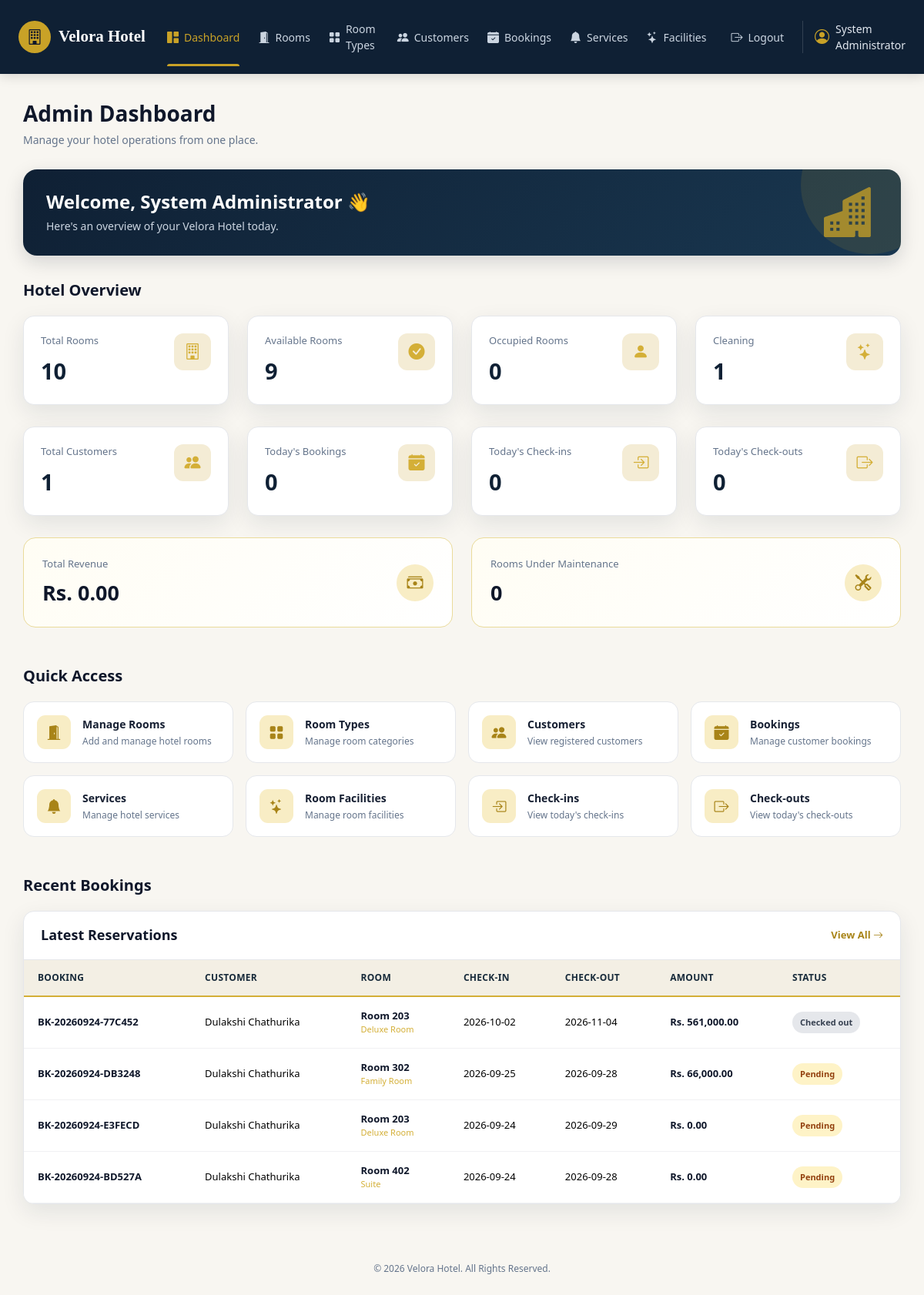
Page /admin/dashboard.php (signed in) on the committed database.
### tables this page shows
CREATE TABLE `bookings` (
  `id` int(11) NOT NULL,
  `booking_code` varchar(50) NOT NULL,
  `customer_id` int(11) NOT NULL,
  `room_id` int(11) NOT NULL,
  `check_in` date NOT NULL,
  `check_out` date NOT NULL,
  `adults` int(11) DEFAULT 1,
  `children` int(11) DEFAULT 0,
  `number_of_nights` int(11) NOT NULL,
  `room_price` decimal(10,2) NOT NULL,
  `total_amount` decimal(10,2) NOT NULL,
  `booking_status` enum('pending','confirmed','checked_in','checked_out','cancelled') DEFAULT 'pending',
  `payment_status` enum('pending','partial','paid') DEFAULT 'pending',
  `special_request` text DEFAULT NULL,
  `created_at` timestamp NOT NULL DEFAULT current_timestamp()
);

CREATE TABLE `users` (
  `id` int(11) NOT NULL,
  `full_name` varchar(100) NOT NULL,
  `email` varchar(100) NOT NULL,
  `phone` varchar(20) DEFAULT NULL,
  `password` varchar(255) NOT NULL,
  `role` enum('admin','receptionist','customer') NOT NULL DEFAULT 'customer',
  `status` enum('active','inactive') NOT NULL DEFAULT 'active',
  `created_at` timestamp NOT NULL DEFAULT current_timestamp()
);

CREATE TABLE `rooms` (
  `id` int(11) NOT NULL,
  `room_number` varchar(20) NOT NULL,
  `room_type_id` int(11) NOT NULL,
  `floor_number` int(11) DEFAULT 1,
  `status` enum('available','occupied','maintenance','cleaning') DEFAULT 'available',
  `description` text DEFAULT NULL,
  `created_at` timestamp NOT NULL DEFAULT current_timestamp()
);

CREATE TABLE `room_types` (
  `id` int(11) NOT NULL,
  `type_name` varchar(100) NOT NULL,
  `description` text DEFAULT NULL,
  `base_price` decimal(10,2) NOT NULL,
  `capacity` int(11) NOT NULL DEFAULT 1,
  `created_at` timestamp NOT NULL DEFAULT current_timestamp()
);

### admin/dashboard.php (the view, shortened to what the rows shown need)
<?php
require_once "../config/db.php";
require_once "../includes/functions.php";
$stmt = $pdo->query("
    SELECT
        b.id,
        b.booking_code,
        b.check_in,
        b.check_out,
        b.total_amount,
        b.booking_status,
        u.full_name AS customer_name,
        r.room_number,
        rt.type_name
    FROM bookings b
    INNER JOIN users u
        ON b.customer_id = u.id
    INNER JOIN rooms r
        ON b.room_id = r.id
    INNER JOIN room_types rt
        ON r.room_type_id = rt.id
    ORDER BY b.created_at DESC
    LIMIT 8
");
$recentBookings = $stmt->fetchAll();
?>
<!DOCTYPE html>
<html lang="en">
<head>
    <link
        href="https://cdn.jsdelivr.net/npm/bootstrap@5.3.3/dist/css/bootstrap.min.css"
        rel="stylesheet"
    >
    <link
        href="https://cdn.jsdelivr.net/npm/bootstrap-icons@1.11.3/font/bootstrap-icons.css"
        rel="stylesheet"
    >
    <link
        rel="stylesheet"
        href="../assets/css/velora.css"
    >
</head>
<body>
<main class="dashboard-container">
    <div class="page-header">
        <div>
            <h1 class="page-title">
                Admin Dashboard
            </h1>
        </div>
    </div>
    <div class="booking-card">
        <div class="table-responsive">
            <table class="table booking-table align-middle">
                <thead>
                    <tr>
                        <th>
                            Booking
                        </th>
                        <th>
                            Customer
                        </th>
                        <th>
                            Room
                        </th>
                        <th>
                            Check-in
                        </th>
                        <th>
                            Check-out
                        </th>
                        <th>
                            Amount
                        </th>
                        <th>
                            Status
                        </th>
                    </tr>
                </thead>
                <tbody>
                <?php if (count($recentBookings) > 0): ?>
                    <?php foreach ($recentBookings as $booking): ?>
                        <?php
                        $status =
                            $booking["booking_status"];
                        $statusClass = match ($status) {
                            "pending" =>
                                "status-pending",
                            "confirmed" =>
                                "status-confirmed",
                            "checked_in" =>
                                "status-checked-in",
                            "checked_out" =>
                                "status-checked-out",
                            "cancelled" =>
                                "status-cancelled",
                            default =>
                                "status-pending"
                        };
                        $statusText =
                            ucfirst(
                                str_replace(
                                    "_",
                                    " ",
                                    $status
                                )
                            );
                        ?>
                        <tr>
                            <td>
                                <span class="booking-code">
                                    <?= e(
                                        $booking["booking_code"]
                                    ) ?>
                                </span>
                            </td>
                            <td>
                                <?= e(
                                    $booking["customer_name"]
                                ) ?>
                            </td>
                            <td>
                                <div class="room-number">
                                    Room
                                    <?= e(
                                        $booking["room_number"]
                                    ) ?>
                                </div>
                                <div class="room-type">
                                    <?= e(
                                        $booking["type_name"]
                                    ) ?>
                                </div>
                            </td>
                            <td>
                                <?= e(
                                    $booking["check_in"]
                                ) ?>
                            </td>
                            <td>
                                <?= e(
                                    $booking["check_out"]
                                ) ?>
                            </td>
                            <td>
                                <span class="amount">
                                    Rs.
                                    <?= number_format(
                                        $booking["total_amount"],
                                        2
                                    ) ?>
                                </span>
                            </td>
                            <td>
                                <span
                                    class="
                                        status-badge
                                        <?= $statusClass ?>
                                    "
                                >
                                    <?= e(
                                        $statusText
                                    ) ?>
                                </span>
                            </td>
                        </tr>
                    <?php endforeach; ?>
                <?php endif; ?>
                </tbody>
            </table>
        </div>
    </div>
</main>
</body>
</html>

### rows in the picture
bookings: booking_code "BK-20260924-77C452", customer.full_name "Dulakshi Chathurika", room.room_number "203", room_types.type_name "Deluxe Room", check_in "2026-10-02", check_out "2026-11-04", total_amount "561,000.00", booking_status "Checked out"
bookings: booking_code "BK-20260924-DB3248", customer.full_name "Dulakshi Chathurika", room.room_number "302", room_types.type_name "Family Room", check_in "2026-09-25", check_out "2026-09-28", total_amount "66,000.00", booking_status "Pending"
bookings: booking_code "BK-20260924-E3FECD", customer.full_name "Dulakshi Chathurika", room.room_number "203", room_types.type_name "Deluxe Room", check_in "2026-09-24", check_out "2026-09-29", total_amount "0.00", booking_status "Pending"
bookings: booking_code "BK-20260924-BD527A", customer.full_name "Dulakshi Chathurika", room.room_number "402", room_types.type_name "Suite", check_in "2026-09-24", check_out "2026-09-28", total_amount "0.00", booking_status "Pending"

### other values in the picture
$_SESSION["full_name"] "System Administrator"
$totalRooms "10"
$availableRooms "9"
$occupiedRooms "0"
$cleaningRooms "1"
$totalCustomers "1"
$todayBookings "0"
$todayCheckins "0"
$todayCheckouts "0"
$totalRevenue "0.00"
$maintenanceRooms "0"
